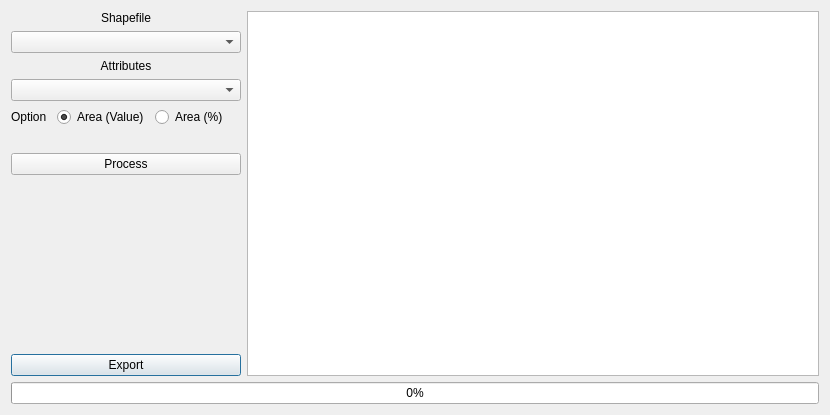
 <widget class="QDialog" name="Dialog">
  <property name="geometry">
   <rect>
    <x>0</x>
    <y>0</y>
    <width>830</width>
    <height>415</height>
   </rect>
  </property>
  <property name="windowTitle">
   <string>Situational Analysis</string>
  </property>
  <property name="styleSheet">
   <string notr="true">QToolTip {
    border: 1px solid #4D4D4D;
    background-color: #5A7566;
    color: white;
    padding: 0px;                /*remove padding, for fix combobox tooltip.*/
    opacity: 200;
}

QWidget {
    color: #000000;
    background-color: #E5E5E5;
    selection-background-color: #05B8CC;
    selection-color: #000000;
    background-clip: border;
    border-image: none;
    border: 0px transparent black;
    outline: 0;
}

QWidget:item:hover {
    background-color: #76797C;
    color: #000000;
}

QWidget:item:selected {
    background-color: #76797C;
}

QCheckBox {
    spacing: 5px;
    outline: none;
    color: #000000;
    margin-bottom: 2px;
}

QCheckBox:disabled {
    color: #4D4D4D;
}

QCheckBox::indicator,
QGroupBox::indicator {
    width: 18px;
    height: 18px;
}

QGroupBox::indicator {
    margin-left: 2px;
}

QCheckBox::indicator:unchecked,
QGroupBox::indicator:unchecked {
    image: url(:/qss_icons/rc/checkbox_unchecked.png);
}

QCheckBox::indicator:unchecked:hover,
QCheckBox::indicator:unchecked:focus,
QCheckBox::indicator:unchecked:pressed,
QGroupBox::indicator:unchecked:hover,
QGroupBox::indicator:unchecked:focus,
QGroupBox::indicator:unchecked:pressed {
    border: none;
    image: url(:/qss_icons/rc/checkbox_unchecked_focus.png);
}

QCheckBox::indicator:checked,
QGroupBox::indicator:checked {
    image: url(:/qss_icons/rc/checkbox_checked.png);
}

QCheckBox::indicator:checked:hover,
QCheckBox::indicator:checked:focus,
QCheckBox::indicator:checked:pressed,
QGroupBox::indicator:checked:hover,
QGroupBox::indicator:checked:focus,
QGroupBox::indicator:checked:pressed {
    border: none;
    image: url(:/qss_icons/rc/checkbox_checked_focus.png);
}

QCheckBox::indicator:indeterminate {
    image: url(:/qss_icons/rc/checkbox_indeterminate.png);
}

QCheckBox::indicator:indeterminate:focus,
QCheckBox::indicator:indeterminate:hover,
QCheckBox::indicator:indeterminate:pressed {
    image: url(:/qss_icons/rc/checkbox_indeterminate_focus.png);
}

QCheckBox::indicator:checked:disabled,
QGroupBox::indicator:checked:disabled {
    image: url(:/qss_icons/rc/checkbox_checked_disabled.png);
}

QCheckBox::indicator:unchecked:disabled,
QGroupBox::indicator:unchecked:disabled {
    image: url(:/qss_icons/rc/checkbox_unchecked_disabled.png);
}

QRadioButton {
    spacing: 5px;
    outline: none;
    color: #000000;
    margin-bottom: 2px;
}

QRadioButton:disabled {
    color: #4D4D4D;
}

QRadioButton::indicator {
    width: 21px;
    height: 21px;
}

QRadioButton::indicator:unchecked {
    image: url(:/qss_icons/rc/radio_unchecked.png);
}

QRadioButton::indicator:unchecked:hover,
QRadioButton::indicator:unchecked:focus,
QRadioButton::indicator:unchecked:pressed {
    border: none;
    outline: none;
    image: url(:/qss_icons/rc/radio_unchecked_focus.png);
}

QRadioButton::indicator:checked {
    border: none;
    outline: none;
    image: url(:/qss_icons/rc/radio_checked.png);
}

QRadioButton::indicator:checked:hover,
QRadioButton::indicator:checked:focus,
QRadioButton::indicator:checked:pressed {
    border: none;
    outline: none;
    image: url(:/qss_icons/rc/radio_checked_focus.png);
}

QRadioButton::indicator:checked:disabled {
    outline: none;
    image: url(:/qss_icons/rc/radio_checked_disabled.png);
}

QRadioButton::indicator:unchecked:disabled {
    image: url(:/qss_icons/rc/radio_unchecked_disabled.png);
}

QMenuBar {
    background-color: #E5E5E5;
    color: #000000;
}

QMenuBar::item {
    background: transparent;
}

QMenuBar::item:selected {
    background: transparent;
    border: 1px solid #4D4D4D;
}

QMenuBar::item:pressed {
    border: 1px solid #4D4D4D;
    background-color: #05B8CC;
    color: #000000;
    margin-bottom: -1px;
    padding-bottom: 1px;
}

QMenu {
    border: 1px solid #4D4D4D;
    color: #000000;
    margin: 2px;
}

QMenu::icon {
    margin: 5px;
}

QMenu::item {
    padding: 5px 30px 5px 30px;
    border: 1px solid transparent;
    /* reserve space for selection border */
}

QMenu::item:selected {
    color: #000000;
}

QMenu::separator {
    height: 2px;
    background: lightblue;
    margin-left: 10px;
    margin-right: 5px;
}

QMenu::indicator {
    width: 18px;
    height: 18px;
}


/* non-exclusive indicator = check box style indicator
   (see QActionGroup::setExclusive) */

QMenu::indicator:non-exclusive:unchecked {
    image: url(:/qss_icons/rc/checkbox_unchecked.png);
}

QMenu::indicator:non-exclusive:unchecked:selected {
    image: url(:/qss_icons/rc/checkbox_unchecked_disabled.png);
}

QMenu::indicator:non-exclusive:checked {
    image: url(:/qss_icons/rc/checkbox_checked.png);
}

QMenu::indicator:non-exclusive:checked:selected {
    image: url(:/qss_icons/rc/checkbox_checked_disabled.png);
}


/* exclusive indicator = radio button style indicator (see QActionGroup::setExclusive) */

QMenu::indicator:exclusive:unchecked {
    image: url(:/qss_icons/rc/radio_unchecked.png);
}

QMenu::indicator:exclusive:unchecked:selected {
    image: url(:/qss_icons/rc/radio_unchecked_disabled.png);
}

QMenu::indicator:exclusive:checked {
    image: url(:/qss_icons/rc/radio_checked.png);
}

QMenu::indicator:exclusive:checked:selected {
    image: url(:/qss_icons/rc/radio_checked_disabled.png);
}

QMenu::right-arrow {
    margin: 5px;
    image: url(:/qss_icons/rc/right_arrow.png)
}

QWidget:disabled {
    color: #454545;
    background-color: #E5E5E5;
}

QAbstractItemView {
    alternate-background-color: #E5E5E5;
    color: #000000;
    border: 1px solid #3A3939;
    border-radius: 2px;
}

QWidget:focus,
QMenuBar:focus {
    border: 1px solid #05B8CC;
}

QTabWidget:focus,
QCheckBox:focus,
QRadioButton:focus,
QSlider:focus {
    border: none;
}

QLineEdit {
    background-color: #CECECE;
    padding: 5px;
    border-style: solid;
    border: 1px solid #4D4D4D;
    border-radius: 2px;
    color: #000000;
}

QAbstractItemView QLineEdit {
    padding: 0;
}

QGroupBox {
    border: 1px solid #4D4D4D;
    border-radius: 2px;
    margin-top: 20px;
}

QGroupBox::title {
    subcontrol-origin: margin;
    subcontrol-position: top center;
    padding-left: 10px;
    padding-right: 10px;
    padding-top: 10px;
}

QAbstractScrollArea {
    border-radius: 2px;
    border: 1px solid #4D4D4D;
    background-color: transparent;
}

QScrollBar:horizontal {
    height: 15px;
    margin: 3px 15px 3px 15px;
    border: 1px transparent #2A2929;
    border-radius: 4px;
    background-color: #2A2929;
}

QScrollBar::handle:horizontal {
    background-color: #605F5F;
    min-width: 5px;
    border-radius: 4px;
}

QScrollBar::add-line:horizontal {
    margin: 0px 3px 0px 3px;
    border-image: url(:/qss_icons/rc/right_arrow_disabled.png);
    width: 10px;
    height: 10px;
    subcontrol-position: right;
    subcontrol-origin: margin;
}

QScrollBar::sub-line:horizontal {
    margin: 0px 3px 0px 3px;
    border-image: url(:/qss_icons/rc/left_arrow_disabled.png);
    height: 10px;
    width: 10px;
    subcontrol-position: left;
    subcontrol-origin: margin;
}

QScrollBar::add-line:horizontal:hover,
QScrollBar::add-line:horizontal:on {
    border-image: url(:/qss_icons/rc/right_arrow.png);
    height: 10px;
    width: 10px;
    subcontrol-position: right;
    subcontrol-origin: margin;
}

QScrollBar::sub-line:horizontal:hover,
QScrollBar::sub-line:horizontal:on {
    border-image: url(:/qss_icons/rc/left_arrow.png);
    height: 10px;
    width: 10px;
    subcontrol-position: left;
    subcontrol-origin: margin;
}

QScrollBar::up-arrow:horizontal,
QScrollBar::down-arrow:horizontal {
    background: none;
}

QScrollBar::add-page:horizontal,
QScrollBar::sub-page:horizontal {
    background: none;
}

QScrollBar:vertical {
    background-color: #2A2929;
    width: 15px;
    margin: 15px 3px 15px 3px;
    border: 1px transparent #2A2929;
    border-radius: 4px;
}

QScrollBar::handle:vertical {
    background-color: #605F5F;
    min-height: 5px;
    border-radius: 4px;
}

QScrollBar::sub-line:vertical {
    margin: 3px 0px 3px 0px;
    border-image: url(:/qss_icons/rc/up_arrow_disabled.png);
    height: 10px;
    width: 10px;
    subcontrol-position: top;
    subcontrol-origin: margin;
}

QScrollBar::add-line:vertical {
    margin: 3px 0px 3px 0px;
    border-image: url(:/qss_icons/rc/down_arrow_disabled.png);
    height: 10px;
    width: 10px;
    subcontrol-position: bottom;
    subcontrol-origin: margin;
}

QScrollBar::sub-line:vertical:hover,
QScrollBar::sub-line:vertical:on {
    border-image: url(:/qss_icons/rc/up_arrow.png);
    height: 10px;
    width: 10px;
    subcontrol-position: top;
    subcontrol-origin: margin;
}

QScrollBar::add-line:vertical:hover,
QScrollBar::add-line:vertical:on {
    border-image: url(:/qss_icons/rc/down_arrow.png);
    height: 10px;
    width: 10px;
    subcontrol-position: bottom;
    subcontrol-origin: margin;
}

QScrollBar::up-arrow:vertical,
QScrollBar::down-arrow:vertical {
    background: none;
}

QScrollBar::add-page:vertical,
QScrollBar::sub-page:vertical {
    background: none;
}

QTextEdit {
    background-color: #CECECE;
    color: #000000;
    border: 1px solid #4D4D4D;
}

QPlainTextEdit {
    background-color: #CECECE;
    ;
    color: #000000;
    border-radius: 2px;
    border: 1px solid #4D4D4D;
}

QHeaderView::section {
    background-color: #4D4D4D;
    color: #000000;
    padding: 5px;
    border: 1px solid #4D4D4D;
}

QSizeGrip {
    image: url(:/qss_icons/rc/sizegrip.png);
    width: 12px;
    height: 12px;
}

QMainWindow::separator {
    background-color: #E5E5E5;
    color: white;
    padding-left: 4px;
    spacing: 2px;
    border: 1px dashed #4D4D4D;
}

QMainWindow::separator:hover {
    background-color: #787876;
    color: white;
    padding-left: 4px;
    border: 1px solid #4D4D4D;
    spacing: 2px;
}

QMenu::separator {
    height: 1px;
    background-color: #4D4D4D;
    color: white;
    padding-left: 4px;
    margin-left: 10px;
    margin-right: 5px;
}

QFrame {
    border-radius: 2px;
    border: 1px solid #4D4D4D;
}

QFrame[frameShape=&quot;0&quot;] {
    border-radius: 2px;
    border: 1px transparent #4D4D4D;
}

QStackedWidget {
    border: 1px transparent black;
}

QToolBar {
    border: 1px transparent #393838;
    background: 1px solid #E5E5E5;
    font-weight: bold;
}

QToolBar::handle:horizontal {
    image: url(:/qss_icons/rc/Hmovetoolbar.png);
}

QToolBar::handle:vertical {
    image: url(:/qss_icons/rc/Vmovetoolbar.png);
}

QToolBar::separator:horizontal {
    image: url(:/qss_icons/rc/Hsepartoolbar.png);
}

QToolBar::separator:vertical {
    image: url(:/qss_icons/rc/Vsepartoolbar.png);
}

QToolButton#qt_toolbar_ext_button {
    background: #58595a
}

QPushButton {
    color: #000000;
    background-color: #E5E5E5;
    border-width: 1px;
    border-color: #4D4D4D;
    border-style: solid;
    padding: 5px;
    border-radius: 2px;
    outline: none;
}

QPushButton:disabled {
    background-color: #E5E5E5;
    border-width: 1px;
    border-color: #454545;
    border-style: solid;
    padding-top: 5px;
    padding-bottom: 5px;
    padding-left: 10px;
    padding-right: 10px;
    border-radius: 2px;
    color: #454545;
}

QPushButton:focus {
    background-color: #05B8CC;
    color: white;
}

QPushButton:pressed {
    background-color: #05B8CC;
    padding-top: -15px;
    padding-bottom: -17px;
}

QComboBox {
    selection-background-color: #05B8CC;
    border-style: solid;
    border: 1px solid #4D4D4D;
    border-radius: 2px;
    padding: 5px;
    min-width: 75px;
}

QPushButton:checked {
    background-color: #4D4D4D;
    border-color: #6A6969;
}

QComboBox:hover,
QPushButton:hover,
QAbstractSpinBox:hover,
QLineEdit:hover,
QTextEdit:hover,
QPlainTextEdit:hover,
QAbstractView:hover,
QTreeView:hover {
    border: 1px solid #05B8CC;
    color: #000000;
}

QComboBox:on {
    padding-top: 3px;
    padding-left: 4px;
    selection-background-color: #4a4a4a;
}

QComboBox QAbstractItemView {
    background-color: #CECECE;
    border-radius: 2px;
    border: 1px solid #4D4D4D;
    selection-background-color: #76797C;
}

QComboBox::drop-down {
    subcontrol-origin: padding;
    subcontrol-position: top right;
    width: 15px;
    border-left-width: 0px;
    border-left-color: darkgray;
    border-left-style: solid;
    border-top-right-radius: 3px;
    border-bottom-right-radius: 3px;
}

QComboBox::down-arrow {
    image: url(:/qss_icons/rc/down_arrow_disabled.png);
}

QComboBox::down-arrow:on,
QComboBox::down-arrow:hover,
QComboBox::down-arrow:focus {
    image: url(:/qss_icons/rc/down_arrow.png);
}

QAbstractSpinBox {
    padding: 5px;
    border: 1px solid #4D4D4D;
    background-color: #CECECE;
    color: #000000;
    border-radius: 2px;
    min-width: 75px;
}

QAbstractSpinBox:up-button {
    background-color: transparent;
    subcontrol-origin: border;
    subcontrol-position: center right;
}

QAbstractSpinBox:down-button {
    background-color: transparent;
    subcontrol-origin: border;
    subcontrol-position: center left;
}

QAbstractSpinBox::up-arrow,
QAbstractSpinBox::up-arrow:disabled,
QAbstractSpinBox::up-arrow:off {
    image: url(:/qss_icons/rc/up_arrow_disabled.png);
    width: 10px;
    height: 10px;
}

QAbstractSpinBox::up-arrow:hover {
    image: url(:/qss_icons/rc/up_arrow.png);
}

QAbstractSpinBox::down-arrow,
QAbstractSpinBox::down-arrow:disabled,
QAbstractSpinBox::down-arrow:off {
    image: url(:/qss_icons/rc/down_arrow_disabled.png);
    width: 10px;
    height: 10px;
}

QAbstractSpinBox::down-arrow:hover {
    image: url(:/qss_icons/rc/down_arrow.png);
}

QLabel {
    border: 0px solid black;
}

QTabWidget {
    border: 0px transparent black;
}

QTabWidget::pane {
    border: 1px solid #4D4D4D;
    padding: 5px;
    margin: 0px;
}

QTabWidget::tab-bar {
    /* left: 5px; move to the right by 5px */
}

QTabBar {
    qproperty-drawBase: 0;
    border-radius: 3px;
}

QTabBar:focus {
    border: 0px transparent black;
}

QTabBar::close-button {
    image: url(:/qss_icons/rc/close.png);
    background: transparent;
}

QTabBar::close-button:hover {
    image: url(:/qss_icons/rc/close-hover.png);
    background: transparent;
}

QTabBar::close-button:pressed {
    image: url(:/qss_icons/rc/close-pressed.png);
    background: transparent;
}


/* TOP TABS */

QTabBar::tab:top {
    color: #000000;
    border: 1px solid #4D4D4D;
    border-bottom: 1px transparent black;
    background-color: #E5E5E5;
    padding: 5px;
    min-width: 50px;
    border-top-left-radius: 2px;
    border-top-right-radius: 2px;
}

QTabBar::tab:top:selected {
    color: #000000;
    background-color: #54575B;
    border: 1px solid #4D4D4D;
    border-bottom: 2px solid #05B8CC;
    border-top-left-radius: 2px;
    border-top-right-radius: 2px;
}

QTabBar::tab:top:!selected:hover {
    background-color: #05B8CC;
}


/* BOTTOM TABS */

QTabBar::tab:bottom {
    color: #000000;
    border: 1px solid #4D4D4D;
    border-top: 1px transparent black;
    background-color: #E5E5E5;
    padding: 5px;
    border-bottom-left-radius: 2px;
    border-bottom-right-radius: 2px;
    min-width: 50px;
}

QTabBar::tab:bottom:selected {
    color: #000000;
    background-color: #54575B;
    border: 1px solid #4D4D4D;
    border-top: 2px solid #05B8CC;
    border-bottom-left-radius: 2px;
    border-bottom-right-radius: 2px;
}

QTabBar::tab:bottom:!selected:hover {
    background-color: #05B8CC;
}


/* LEFT TABS */

QTabBar::tab:left {
    color: #000000;
    border: 1px solid #4D4D4D;
    border-left: 1px transparent black;
    background-color: #E5E5E5;
    padding: 5px;
    border-top-right-radius: 2px;
    border-bottom-right-radius: 2px;
    min-height: 50px;
}

QTabBar::tab:left:selected {
    color: #000000;
    background-color: #54575B;
    border: 1px solid #4D4D4D;
    border-left: 2px solid #05B8CC;
    border-top-right-radius: 2px;
    border-bottom-right-radius: 2px;
}

QTabBar::tab:left:!selected:hover {
    background-color: #05B8CC;
}


/* RIGHT TABS */

QTabBar::tab:right {
    color: #000000;
    border: 1px solid #4D4D4D;
    border-right: 1px transparent black;
    background-color: #E5E5E5;
    padding: 5px;
    border-top-left-radius: 2px;
    border-bottom-left-radius: 2px;
    min-height: 50px;
}

QTabBar::tab:right:selected {
    color: #000000;
    background-color: #54575B;
    border: 1px solid #4D4D4D;
    border-right: 2px solid #05B8CC;
    border-top-left-radius: 2px;
    border-bottom-left-radius: 2px;
}

QTabBar::tab:right:!selected:hover {
    background-color: #05B8CC;
}

QTabBar QToolButton::right-arrow:enabled {
    image: url(:/qss_icons/rc/right_arrow.png);
}

QTabBar QToolButton::left-arrow:enabled {
    image: url(:/qss_icons/rc/left_arrow.png);
}

QTabBar QToolButton::right-arrow:disabled {
    image: url(:/qss_icons/rc/right_arrow_disabled.png);
}

QTabBar QToolButton::left-arrow:disabled {
    image: url(:/qss_icons/rc/left_arrow_disabled.png);
}

QDockWidget {
    background: #E5E5E5;
    border: 1px solid #403F3F;
    titlebar-close-icon: url(:/qss_icons/rc/close.png);
    titlebar-normal-icon: url(:/qss_icons/rc/undock.png);
}

QDockWidget::close-button,
QDockWidget::float-button {
    border: 1px solid transparent;
    border-radius: 2px;
    background: transparent;
}

QDockWidget::close-button:hover,
QDockWidget::float-button:hover {
    background: rgba(255, 255, 255, 10);
}

QDockWidget::close-button:pressed,
QDockWidget::float-button:pressed {
    padding: 1px -1px -1px 1px;
    background: rgba(255, 255, 255, 10);
}

QTreeView,
QListView {
    border: 1px solid #4D4D4D;
    background-color: #CECECE;
}

QTreeView:branch:selected,
QTreeView:branch:hover {
    background: url(:/qss_icons/rc/transparent.png);
}

QTreeView::branch:has-siblings:!adjoins-item {
    border-image: url(:/qss_icons/rc/transparent.png);
}

QTreeView::branch:has-siblings:adjoins-item {
    border-image: url(:/qss_icons/rc/transparent.png);
}

QTreeView::branch:!has-children:!has-siblings:adjoins-item {
    border-image: url(:/qss_icons/rc/transparent.png);
}

QTreeView::branch:has-children:!has-siblings:closed,
QTreeView::branch:closed:has-children:has-siblings {
    image: url(:/qss_icons/rc/branch_closed.png);
}

QTreeView::branch:open:has-children:!has-siblings,
QTreeView::branch:open:has-children:has-siblings {
    image: url(:/qss_icons/rc/branch_open.png);
}

QTreeView::branch:has-children:!has-siblings:closed:hover,
QTreeView::branch:closed:has-children:has-siblings:hover {
    image: url(:/qss_icons/rc/branch_closed-on.png);
}

QTreeView::branch:open:has-children:!has-siblings:hover,
QTreeView::branch:open:has-children:has-siblings:hover {
    image: url(:/qss_icons/rc/branch_open-on.png);
}

QListView::item:!selected:hover,
QTreeView::item:!selected:hover {
    background: #76797C;
    outline: 0;
    color: #000000
}

QListView::item:selected:hover,
QTreeView::item:selected:hover {
    background: #287399;
    color: #000000;
}

QTreeView::indicator:checked,
QListView::indicator:checked {
    image: url(:/qss_icons/rc/checkbox_checked.png);
}

QTreeView::indicator:unchecked,
QListView::indicator:unchecked {
    image: url(:/qss_icons/rc/checkbox_unchecked.png);
}

QTreeView::indicator:indeterminate,
QListView::indicator:indeterminate {
    image: url(:/qss_icons/rc/checkbox_indeterminate.png);
}

QTreeView::indicator:checked:hover,
QTreeView::indicator:checked:focus,
QTreeView::indicator:checked:pressed,
QListView::indicator:checked:hover,
QListView::indicator:checked:focus,
QListView::indicator:checked:pressed {
    image: url(:/qss_icons/rc/checkbox_checked_focus.png);
}

QTreeView::indicator:unchecked:hover,
QTreeView::indicator:unchecked:focus,
QTreeView::indicator:unchecked:pressed,
QListView::indicator:unchecked:hover,
QListView::indicator:unchecked:focus,
QListView::indicator:unchecked:pressed {
    image: url(:/qss_icons/rc/checkbox_unchecked_focus.png);
}

QTreeView::indicator:indeterminate:hover,
QTreeView::indicator:indeterminate:focus,
QTreeView::indicator:indeterminate:pressed,
QListView::indicator:indeterminate:hover,
QListView::indicator:indeterminate:focus,
QListView::indicator:indeterminate:pressed {
    image: url(:/qss_icons/rc/checkbox_indeterminate_focus.png);
}

QSlider::groove:horizontal {
    border: 1px solid #565a5e;
    height: 4px;
    background: #565a5e;
    margin: 0px;
    border-radius: 2px;
}

QSlider::handle:horizontal {
    background: #CECECE;
    border: 1px solid #565a5e;
    width: 16px;
    height: 16px;
    margin: -8px 0;
    border-radius: 9px;
}

QSlider::sub-page:horizontal {
    border: 1px solid #565a5e;
    height: 4px;
    background: #05B8CC;
    margin: 0px;
    border-radius: 2px;
}

QSlider::groove:vertical {
    border: 1px solid #565a5e;
    width: 4px;
    background: #565a5e;
    margin: 0px;
    border-radius: 3px;
}

QSlider::handle:vertical {
    background: #CECECE;
    border: 1px solid #565a5e;
    width: 16px;
    height: 16px;
    margin: 0 -8px;
    border-radius: 9px;
}

QSlider::sub-page:vertical {
    border: 1px solid #565a5e;
    width: 4px;
    background: #05B8CC;
    margin: 0px;
    border-radius: 3px;
}

QToolButton {
    background-color: transparent;
    border: 1px transparent #4D4D4D;
    border-radius: 2px;
    margin: 3px;
    padding: 5px;
}

QToolButton[popupMode=&quot;1&quot;] {
    /* only for MenuButtonPopup */
    padding-right: 20px;
    /* make way for the popup button */
    border: 1px #4D4D4D;
    border-radius: 5px;
}

QToolButton[popupMode=&quot;2&quot;] {
    /* only for InstantPopup */
    padding-right: 10px;
    /* make way for the popup button */
    border: 1px #4D4D4D;
}

QToolButton:hover,
QToolButton::menu-button:hover {
    background-color: transparent;
    border: 1px solid #05B8CC;
    padding: 5px;
}

QToolButton:checked,
QToolButton:pressed,
QToolButton::menu-button:pressed {
    background-color: #05B8CC;
    border: 1px solid #05B8CC;
    padding: 5px;
}


/* the subcontrol below is used only in the InstantPopup or DelayedPopup mode */

QToolButton::menu-indicator {
    image: url(:/qss_icons/rc/down_arrow.png);
    top: -7px;
    left: -2px;
    /* shift it a bit */
}


/* the subcontrols below are used only in the MenuButtonPopup mode */

QToolButton::menu-button {
    border: 1px transparent #4D4D4D;
    border-top-right-radius: 6px;
    border-bottom-right-radius: 6px;
    /* 16px width + 4px for border = 20px allocated above */
    width: 16px;
    outline: none;
}

QToolButton::menu-arrow {
    image: url(:/qss_icons/rc/down_arrow.png);
}

QToolButton::menu-arrow:open {
    border: 1px solid #4D4D4D;
}

QPushButton::menu-indicator {
    subcontrol-origin: padding;
    subcontrol-position: bottom right;
    bottom: 5px;
}

QTableView {
    border: 1px solid #4D4D4D;
    gridline-color: #E5E5E5;
    background-color: #CECECE;
}

QTableView,
QHeaderView {
    border-radius: 0px;
}

QTableView::item:pressed,
QListView::item:pressed,
QTreeView::item:pressed {
    background: #76797C;
    color: #000000;
}

QTableView::item:selected:active,
QTreeView::item:selected:active,
QListView::item:selected:active {
    background: #287399;
    color: #000000;
}

QHeaderView {
    background-color: #E5E5E5;
    border: 1px transparent;
    border-radius: 0px;
    margin: 0px;
    padding: 0px;
}

QHeaderView::section {
    background-color: #E5E5E5;
    color: #000000;
    padding: 5px;
    border: 1px solid #4D4D4D;
    border-radius: 0px;
    text-align: center;
}

QHeaderView::section::vertical::first,
QHeaderView::section::vertical::only-one {
    border-top: 1px solid #4D4D4D;
}

QHeaderView::section::vertical {
    border-top: transparent;
}

QHeaderView::section::horizontal::first,
QHeaderView::section::horizontal::only-one {
    border-left: 1px solid #4D4D4D;
}

QHeaderView::section::horizontal {
    border-left: transparent;
}

QHeaderView::section:checked {
    color: white;
    background-color: #334e5e;
}


/* style the sort indicator */

QHeaderView::down-arrow {
    image: url(:/qss_icons/rc/down_arrow.png);
}

QHeaderView::up-arrow {
    image: url(:/qss_icons/rc/up_arrow.png);
}

QTableCornerButton::section {
    background-color: #E5E5E5;
    border: 1px transparent #4D4D4D;
    border-radius: 0px;
}

QToolBox {
    padding: 5px;
    border: 1px transparent black;
}

QToolBox::tab {
    color: #000000;
    background-color: #E5E5E5;
    border: 1px solid #4D4D4D;
    border-bottom: 1px transparent #E5E5E5;
    border-top-left-radius: 5px;
    border-top-right-radius: 5px;
}

QToolBox::tab:selected {
    /* italicize selected tabs */
    font: italic;
    background-color: #E5E5E5;
    border-color: #05B8CC;
}

QStatusBar::item {
    border: 0px transparent dark;
}

QFrame[height=&quot;3&quot;],
QFrame[width=&quot;3&quot;] {
    background-color: #4D4D4D;
}

QSplitter::handle {
    border: 1px dashed #4D4D4D;
}

QSplitter::handle:hover {
    background-color: #787876;
    border: 1px solid #4D4D4D;
}

QSplitter::handle:horizontal {
    width: 1px;
}

QSplitter::handle:vertical {
    height: 1px;
}

QProgressBar {
    border: 1px solid #4D4D4D;
    border-radius: 5px;
    text-align: center;
}

QProgressBar::chunk {
    background-color: #05B8CC;
    border-radius: 5px;
}

QDateEdit {
    selection-background-color: #05B8CC;
    border-style: solid;
    border: 1px solid #3375A3;
    border-radius: 2px;
    padding: 1px;
    min-width: 75px;
}

QDateEdit:on {
    padding-top: 3px;
    padding-left: 4px;
    selection-background-color: #4a4a4a;
}

QDateEdit QAbstractItemView {
    background-color: #CECECE;
    border-radius: 2px;
    border: 1px solid #3375A3;
    selection-background-color: #05B8CC;
}

QDateEdit::drop-down {
    subcontrol-origin: padding;
    subcontrol-position: top right;
    width: 15px;
    border-left-width: 0px;
    border-left-color: darkgray;
    border-left-style: solid;
    border-top-right-radius: 3px;
    border-bottom-right-radius: 3px;
}

QDateEdit::down-arrow {
    image: url(:/qss_icons/rc/down_arrow_disabled.png);
}

QDateEdit::down-arrow:on,
QDateEdit::down-arrow:hover,
QDateEdit::down-arrow:focus {
    image: url(:/qss_icons/rc/down_arrow.png);
}</string>
  </property>
  <layout class="QGridLayout" name="gridLayout_3">
   <item row="0" column="1">
    <layout class="QGridLayout" name="gridLayout_2">
     <item row="0" column="0">
      <widget class="QGraphicsView" name="graphicsView"/>
     </item>
    </layout>
   </item>
   <item row="0" column="0">
    <layout class="QGridLayout" name="gridLayout">
     <item row="5" column="1" colspan="2">
      <widget class="QRadioButton" name="radioButton">
       <property name="text">
        <string>Area (Value)</string>
       </property>
       <property name="checked">
        <bool>true</bool>
       </property>
      </widget>
     </item>
     <item row="2" column="0" colspan="5">
      <widget class="QLabel" name="label_2">
       <property name="text">
        <string>&lt;html&gt;&lt;head/&gt;&lt;body&gt;&lt;p align=&quot;center&quot;&gt;Attributes&lt;/p&gt;&lt;/body&gt;&lt;/html&gt;</string>
       </property>
      </widget>
     </item>
     <item row="6" column="2">
      <spacer name="horizontalSpacer_3">
       <property name="orientation">
        <enum>Qt::Horizontal</enum>
       </property>
       <property name="sizeType">
        <enum>QSizePolicy::Minimum</enum>
       </property>
       <property name="sizeHint" stdset="0">
        <size>
         <width>40</width>
         <height>20</height>
        </size>
       </property>
      </spacer>
     </item>
     <item row="6" column="1">
      <spacer name="horizontalSpacer_2">
       <property name="orientation">
        <enum>Qt::Horizontal</enum>
       </property>
       <property name="sizeType">
        <enum>QSizePolicy::Minimum</enum>
       </property>
       <property name="sizeHint" stdset="0">
        <size>
         <width>40</width>
         <height>20</height>
        </size>
       </property>
      </spacer>
     </item>
     <item row="8" column="0">
      <spacer name="verticalSpacer">
       <property name="orientation">
        <enum>Qt::Vertical</enum>
       </property>
       <property name="sizeHint" stdset="0">
        <size>
         <width>20</width>
         <height>40</height>
        </size>
       </property>
      </spacer>
     </item>
     <item row="8" column="1">
      <spacer name="verticalSpacer_2">
       <property name="orientation">
        <enum>Qt::Vertical</enum>
       </property>
       <property name="sizeHint" stdset="0">
        <size>
         <width>20</width>
         <height>40</height>
        </size>
       </property>
      </spacer>
     </item>
     <item row="1" column="0" colspan="5">
      <widget class="QgsMapLayerComboBox" name="mMapLayerComboBox">
       <property name="sizePolicy">
        <sizepolicy hsizetype="Minimum" vsizetype="Fixed">
         <horstretch>0</horstretch>
         <verstretch>0</verstretch>
        </sizepolicy>
       </property>
       <property name="showCrs">
        <bool>true</bool>
       </property>
      </widget>
     </item>
     <item row="8" column="2">
      <spacer name="horizontalSpacer">
       <property name="orientation">
        <enum>Qt::Horizontal</enum>
       </property>
       <property name="sizeType">
        <enum>QSizePolicy::Minimum</enum>
       </property>
       <property name="sizeHint" stdset="0">
        <size>
         <width>40</width>
         <height>20</height>
        </size>
       </property>
      </spacer>
     </item>
     <item row="6" column="0">
      <spacer name="horizontalSpacer_4">
       <property name="orientation">
        <enum>Qt::Horizontal</enum>
       </property>
       <property name="sizeType">
        <enum>QSizePolicy::Minimum</enum>
       </property>
       <property name="sizeHint" stdset="0">
        <size>
         <width>40</width>
         <height>20</height>
        </size>
       </property>
      </spacer>
     </item>
     <item row="3" column="0" colspan="5">
      <widget class="QComboBox" name="comboBox"/>
     </item>
     <item row="0" column="0" colspan="5">
      <widget class="QLabel" name="label">
       <property name="text">
        <string>&lt;html&gt;&lt;head/&gt;&lt;body&gt;&lt;p align=&quot;center&quot;&gt;Shapefile&lt;/p&gt;&lt;/body&gt;&lt;/html&gt;</string>
       </property>
      </widget>
     </item>
     <item row="6" column="4">
      <spacer name="horizontalSpacer_6">
       <property name="orientation">
        <enum>Qt::Horizontal</enum>
       </property>
       <property name="sizeType">
        <enum>QSizePolicy::Minimum</enum>
       </property>
       <property name="sizeHint" stdset="0">
        <size>
         <width>40</width>
         <height>20</height>
        </size>
       </property>
      </spacer>
     </item>
     <item row="6" column="3">
      <spacer name="horizontalSpacer_5">
       <property name="orientation">
        <enum>Qt::Horizontal</enum>
       </property>
       <property name="sizeType">
        <enum>QSizePolicy::Minimum</enum>
       </property>
       <property name="sizeHint" stdset="0">
        <size>
         <width>40</width>
         <height>20</height>
        </size>
       </property>
      </spacer>
     </item>
     <item row="5" column="0">
      <widget class="QLabel" name="label_4">
       <property name="text">
        <string>Option</string>
       </property>
      </widget>
     </item>
     <item row="5" column="3" colspan="2">
      <widget class="QRadioButton" name="radioButton_2">
       <property name="text">
        <string>Area (%)</string>
       </property>
      </widget>
     </item>
     <item row="9" column="0" colspan="5">
      <widget class="QPushButton" name="pushButton">
       <property name="text">
        <string>Export</string>
       </property>
      </widget>
     </item>
     <item row="7" column="0" colspan="5">
      <widget class="QPushButton" name="pushButton_2">
       <property name="text">
        <string>Process</string>
       </property>
      </widget>
     </item>
    </layout>
   </item>
   <item row="1" column="0" colspan="2">
    <widget class="QProgressBar" name="progressBar">
     <property name="maximum">
      <number>3</number>
     </property>
     <property name="value">
      <number>0</number>
     </property>
    </widget>
   </item>
  </layout>
 </widget>
